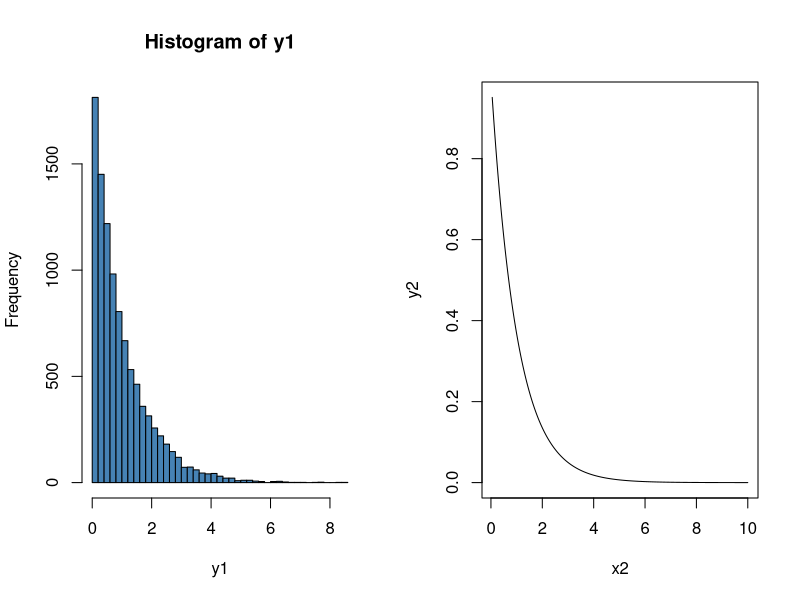

This figure's R source:
#theFunction(x)=1-exp(-x)
par(mfrow = c(1,2))

InverseOfTheFunction=function(x)# inverse funtion
{
  y=-log(1-x)
  return(y)
}

DerivativeOfTheFunction=function(x)
{
  y=exp(-x)# derivative
  return(y)
}

x1=runif(10000)# 0~1
y1=InverseOfTheFunction(x1)
hist(y1,breaks=50,col="steelblue")

x2=seq(0.05,10,0.01)
y2=DerivativeOfTheFunction(x2)
plot(x2,y2,"l")

